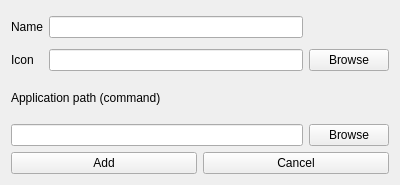
<?xml version="1.0" encoding="UTF-8"?>
<ui version="4.0">
 <class>QExternProgramAddForm</class>
 <widget class="QWidget" name="QExternProgramAddForm">
  <property name="geometry">
   <rect>
    <x>0</x>
    <y>0</y>
    <width>400</width>
    <height>185</height>
   </rect>
  </property>
  <property name="minimumSize">
   <size>
    <width>400</width>
    <height>185</height>
   </size>
  </property>
  <property name="maximumSize">
   <size>
    <width>400</width>
    <height>185</height>
   </size>
  </property>
  <property name="windowTitle">
   <string>QImageViewer - New extern program</string>
  </property>
  <property name="windowIcon">
   <iconset resource="resources.qrc">
    <normaloff>:/res/extern-editor-new.png</normaloff>:/res/extern-editor-new.png</iconset>
  </property>
  <layout class="QVBoxLayout" name="verticalLayout">
   <item>
    <layout class="QGridLayout" name="gridLayout">
     <item row="2" column="2">
      <widget class="QLineEdit" name="iconLineEdit"/>
     </item>
     <item row="0" column="2">
      <widget class="QLineEdit" name="nameLineEdit"/>
     </item>
     <item row="2" column="4">
      <widget class="QPushButton" name="iconBrowseButton">
       <property name="text">
        <string>Browse</string>
       </property>
      </widget>
     </item>
     <item row="0" column="1">
      <widget class="QLabel" name="label">
       <property name="text">
        <string>Name</string>
       </property>
      </widget>
     </item>
     <item row="2" column="1">
      <widget class="QLabel" name="label_2">
       <property name="text">
        <string>Icon</string>
       </property>
      </widget>
     </item>
     <item row="0" column="4">
      <widget class="QLabel" name="iconLabel">
       <property name="minimumSize">
        <size>
         <width>32</width>
         <height>32</height>
        </size>
       </property>
       <property name="maximumSize">
        <size>
         <width>32</width>
         <height>32</height>
        </size>
       </property>
       <property name="text">
        <string/>
       </property>
      </widget>
     </item>
    </layout>
   </item>
   <item>
    <layout class="QHBoxLayout" name="horizontalLayout_4">
     <item>
      <widget class="QLabel" name="label_3">
       <property name="text">
        <string>Application path (command)</string>
       </property>
      </widget>
     </item>
     <item>
      <spacer name="horizontalSpacer_3">
       <property name="orientation">
        <enum>Qt::Horizontal</enum>
       </property>
       <property name="sizeHint" stdset="0">
        <size>
         <width>40</width>
         <height>20</height>
        </size>
       </property>
      </spacer>
     </item>
    </layout>
   </item>
   <item>
    <layout class="QHBoxLayout" name="horizontalLayout_5">
     <item>
      <widget class="QLineEdit" name="commandLineEdit"/>
     </item>
     <item>
      <widget class="QPushButton" name="commandBrowseButton">
       <property name="text">
        <string>Browse</string>
       </property>
      </widget>
     </item>
    </layout>
   </item>
   <item>
    <layout class="QHBoxLayout" name="horizontalLayout_7">
     <item>
      <widget class="QPushButton" name="addButton">
       <property name="text">
        <string>Add</string>
       </property>
      </widget>
     </item>
     <item>
      <widget class="QPushButton" name="cancelButton">
       <property name="text">
        <string>Cancel</string>
       </property>
      </widget>
     </item>
    </layout>
   </item>
  </layout>
 </widget>
 <resources>
  <include location="resources.qrc"/>
 </resources>
 <connections/>
</ui>
